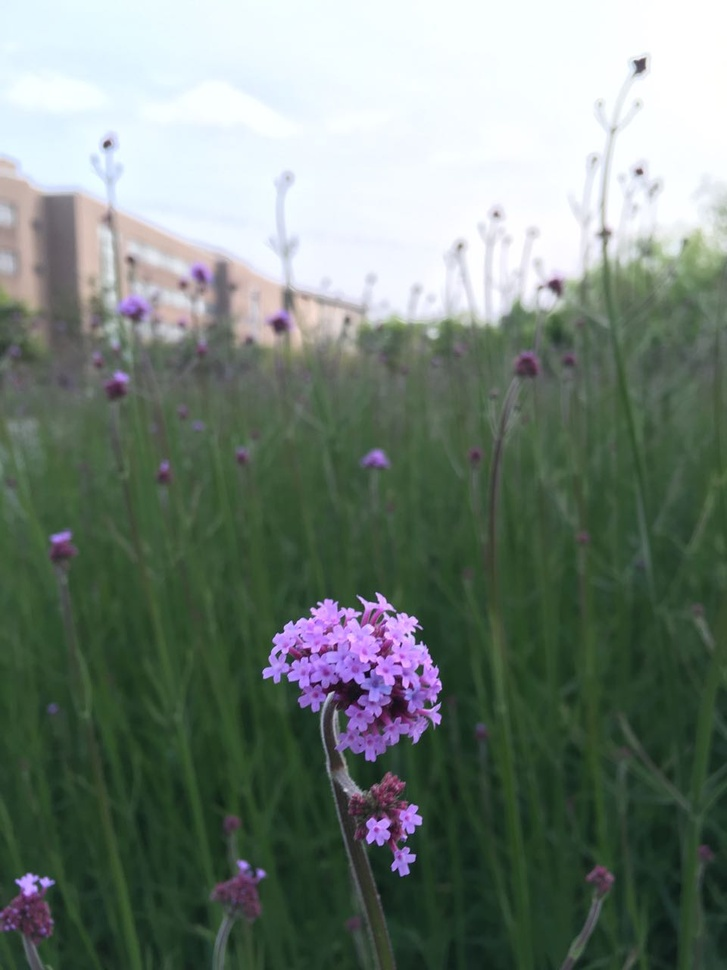
#> input picture picReg/ComputerVisionClass/testflower.jpg, 727 x 970 px, shrunk from 960 x 1280 before the run
$ python chapter3_image_in_image.py
#> lines starting #> are read from the running program, lines starting #| are printed output that depends on the picture
#-*- coding:utf-8 -*-
'''
Created on 2017年1月4日

@author: song
'''
from PCV.geometry import homography, warp
from PCV.localdescriptors import sift
from scipy import ndimage
from PIL import Image
from pylab import *

# 仿射扭曲 im1 到 im2 的例子
im1 = array(Image.open('testflower.jpg').convert('L'))
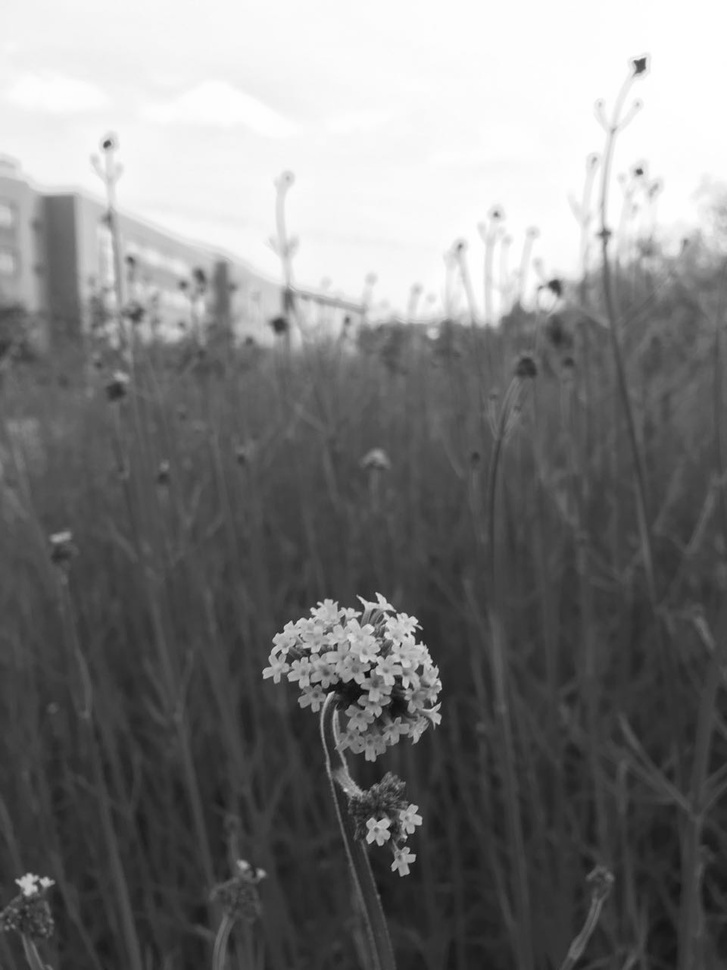
#> im1: shape (970, 727); min 12, max 255, mean 123.4
im2 = array(Image.open('testwall.jpg').convert('L'))
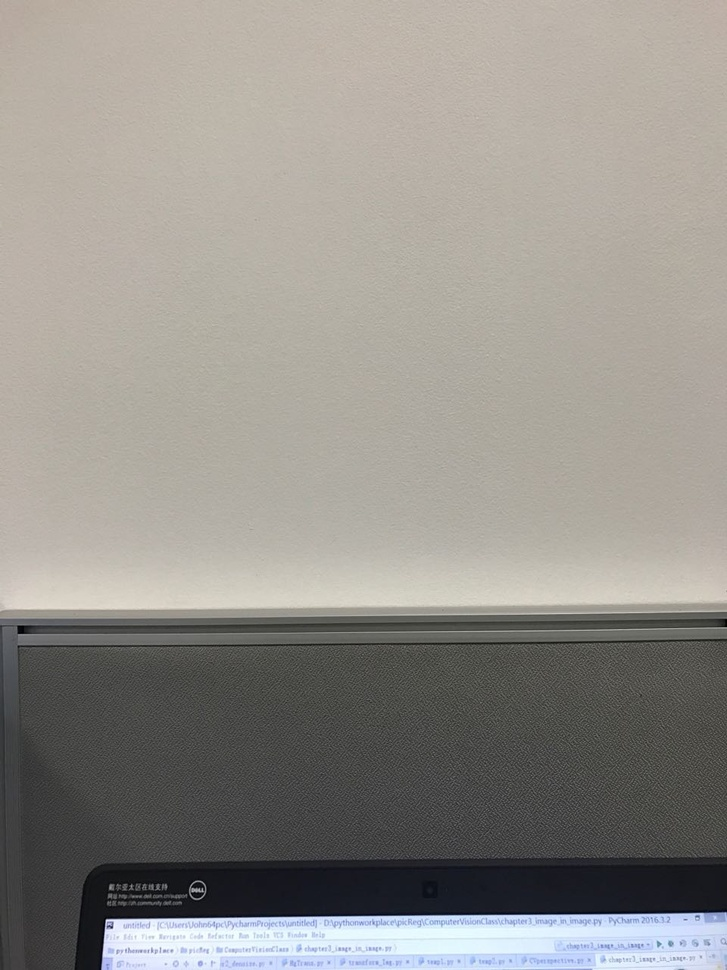
#> input picture picReg/ComputerVisionClass/testwall.jpg, 727 x 970 px, shrunk from 960 x 1280 before the run
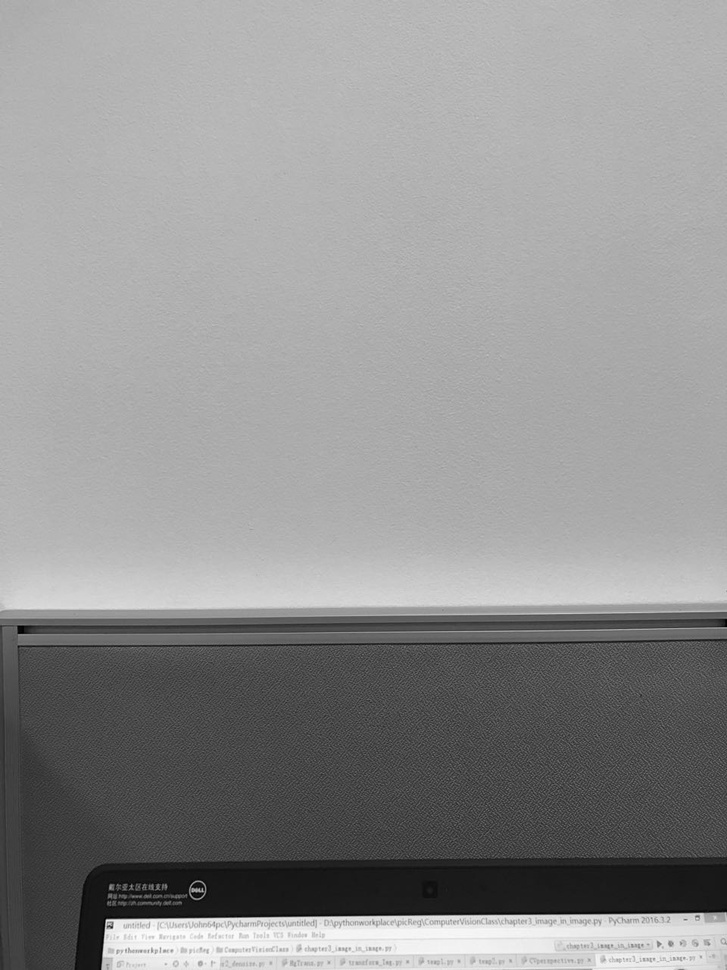
#> im2: shape (970, 727); min 0, max 253, mean 144.3
# 选定一些目标点

figure()
imshow(im2)
gray()
#> (the run stopped early here; a loop or call above may not have finished)
